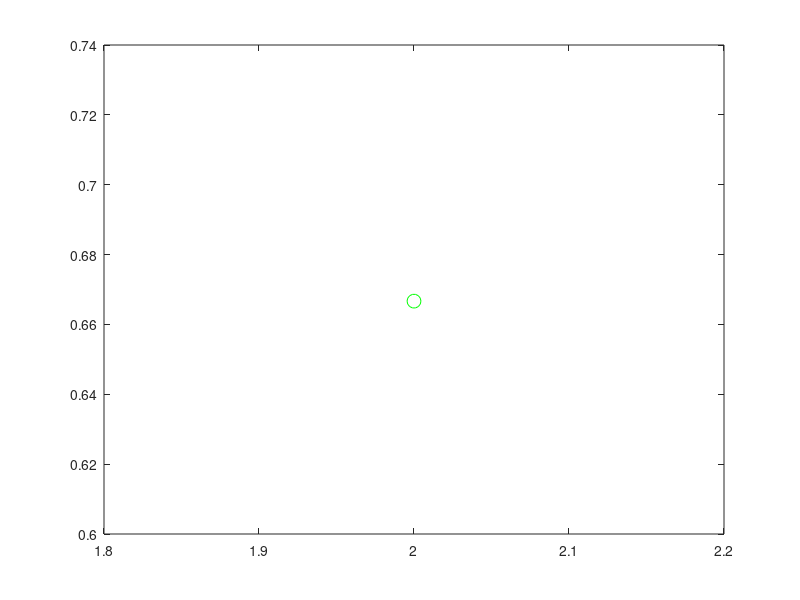

The MATLAB source for this figure: (Note: this script raises an error after producing the figure.)
% construction de la courbe P/V pour un pont
% (adimensionalisation par le rayon)

% CAS L=2, SANS GRAVITE

global Bo RR dpdz alphac Weta Wxi verbosity beta discretization nbdim Vref;


L = 2;

RR = 1;
dpdz = 0;
Weta = 1;
Wxi = 1;
verbosity = 0;
close all;
beta = -1;
discretization = 'FD';
nbdim = 3;
Vref = pi*L;





% solution limite theorique : deux portions de sphere de rayon Rc tel que
% Rc^2 = R^2 + (Rc-L/2)^2 
F = @(x)(x^2-1-(x-L/2)^2);
Rc = fzero(F,1.5)
%  Rc = 1
Kl = 2/Rc;
Vl = 2*pi/3*(L/2)^2*(3*Rc-L/2);% formule volume d'une calotte spherique
figure(21);
plot(Kl,Vl/Vref,'go','MarkerSize',10);
hold on;
% geometrie initiale : pont cylindrique
t = [0:.005:1];
R0 = RR*ones(size(t));
Z0 = L*t;

R = R0;
Z = Z0;
P = 1;
V = 1; 
[R,Z,P,V] = Newton_P(R0,Z0,P,V,1);
figure(10);
hold on;
plot(R,Z,'r');
figure(21);
plot(P,V/Vref,'rs','MarkerSize',10);

% continuation en diminuant P 
[R,Z,P,V] = Loop_P(R,Z,P,V,-.02,10);
%[R,Z,P,V] = Loop_P(R,Z,P,V,-.02,5);


% au passage on attrape la solution d'equilibre final 
% (volume = celui des deux portions de spheres)
[Rf,Zf,Pf,Vf] = Newton_V(R,Z,P,V,Vl);
figure(21);
plot(Pf,Vf/Vref,'go','MarkerSize',10);
figure(10);
plot(Rf,Zf,'g')

% loop V dans le virage
[R,Z,P,V] = Loop_V(R,Z,P,V,-.2,5);
[R,Z,P,V] = Loop_V(R,Z,P,V,-.2,5);

%remonte en P
[R,Z,P,V] = Loop_P(R,Z,P,V,+.1,10);
[R,Z,P,V] = Loop_P(R,Z,P,V,+.1,10);
[R,Z,P,V] = Loop_P(R,Z,P,V,+.1,10);
[Rlimb,Zlimb,Plimb,Vlimb] = Newton_P(R,Z,P,V,P);
[R,Z,P,V] = Loop_P(R,Z,P,V,+.02,10);
%[R,Z,P,V] = Loop_P(R,Z,P,V,+.004,10);

%solution limite deux spheres qui se touchent
[Rlim,Zlim,Plim,Vlim] = Newton_P(R,Z,P,V,P);
figure(10);
plot(Rlim,Zlim,'g')


if(1==1)

% continuation en montant V 
[R,Z,P,V] = Loop_V(R0,Z0,1,Vref,+.1*Vref,50);
[R,Z,P,V] = Loop_V(R,Z,P,V,Vref*.02,20);

end



if (1==0) %tentative d'attraper la solution a deux cols pour L=4
    L = 4;
Rw = [Rlimb,Rlimb(2:length(Rlim))];
Zw = [Zlimb,Zlimb(2:length(Rlim))+2];
%Rw = Rw+.01*(Zw/L).*(1-Zw/L);
Pw = Plimb;
Vw = 2*Vlimb;
figure(10);
plot(Rw,Zw,'b');
[R,Z,P,V] = Newton_P(Rw,Zw,Pw,Vw,Pw);
figure(10);
plot(R,Z,'g');

[R,Z,P,V] = Loop_P(R,Z,P,V,-.02,100);
end


% mise en forme des figures

figure(21);
grid on;
xlabel('P')
ylabel('V')

figure(10);
plot(R0*0,Z0,'k-.')
plot(1,0,'k.')
plot(1,L,'k.')
grid off;
%xlabel('R')
%ylabel('Z')

figure(31);
grid on;
figure(32);
grid on;



%solution a deux cols pour L=4

%Rw = [Rlim,Rlim(2:N)];
%Zw = [Zlim,Zlim(2:N)+2];
%Pw = 2.02;

%[R,Z,P,V] = Newton_P(Rw,Zw,Pw,0,Pw);
%figure(10);
%plot(R,Z,'g')


